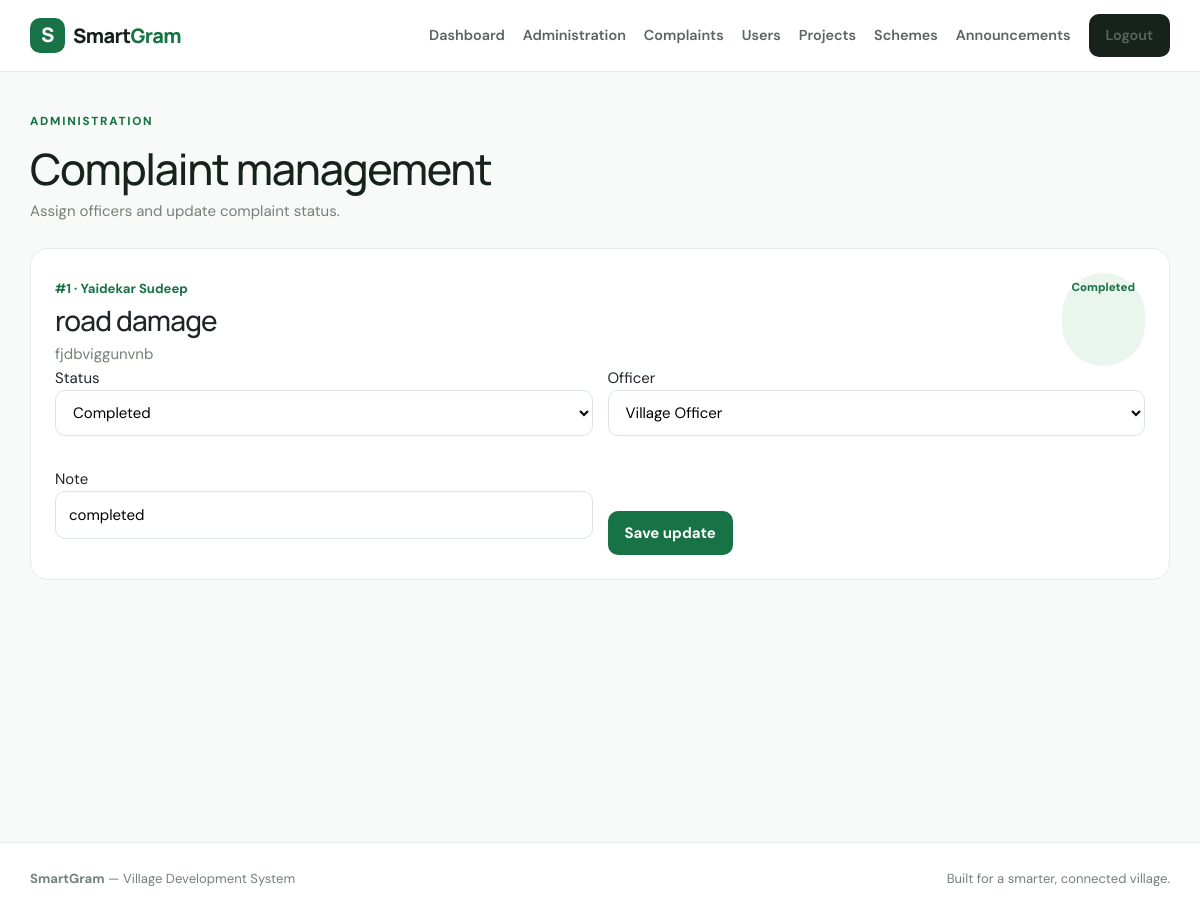
The page /admin/complaints (signed in) on the database its author committed.
### tables this page shows
CREATE TABLE complaints(id INTEGER PRIMARY KEY AUTOINCREMENT,user_id INTEGER,title TEXT,description TEXT,category TEXT,priority TEXT,location TEXT,image TEXT,status TEXT DEFAULT 'Pending',assigned_to INTEGER,note TEXT,created_at TEXT DEFAULT CURRENT_TIMESTAMP,updated_at TEXT DEFAULT CURRENT_TIMESTAMP);

CREATE TABLE users(id INTEGER PRIMARY KEY AUTOINCREMENT,name TEXT,email TEXT UNIQUE,phone TEXT,password TEXT,role TEXT DEFAULT 'citizen',village TEXT,department TEXT,created_at TEXT DEFAULT CURRENT_TIMESTAMP);

### app.py (the view)
@app.route('/admin/complaints',methods=['GET','POST'])
def admin_complaints():
    if not admin(): return redirect(url_for('login'))
    c=db()
    if request.method=='POST':
        c.execute('update complaints set status=?,assigned_to=?,note=?,updated_at=CURRENT_TIMESTAMP where id=?',(request.form['status'],request.form.get('assigned_to') or None,request.form.get('note',''),request.form['id'])); c.commit(); flash('Complaint updated.','success')
    rows=c.execute('select c.*,u.name citizen,o.name officer_name from complaints c join users u on u.id=c.user_id left join users o on o.id=c.assigned_to order by c.id desc').fetchall(); officers=c.execute("select * from users where role='officer'").fetchall(); c.close(); return render_template('admin_complaints.html',rows=rows,officers=officers)

### app.py (called while the page is built)
def db():
    c=sqlite3.connect(DB); c.row_factory=sqlite3.Row; return c

def admin(): return session.get('role')=='admin'

@app.context_processor
def common(): return {'logged_in':bool(session.get('user_id')),'current_user':session.get('name'),'role':session.get('role')}

### templates/admin_complaints.html
{% extends 'base.html' %}{% block title %}Manage Complaints{% endblock %}{% block content %}<div class="heading"><div><div class="eyebrow">ADMINISTRATION</div><h1>Complaint management</h1><p>Assign officers and update complaint status.</p></div></div>{% for x in rows %}<div class="card admincase"><div class="casehead"><div><small>#{{x.id}} · {{x.citizen}}</small><h3>{{x.title}}</h3><p>{{x.description}}</p></div><em>{{x.status}}</em></div><form method="post" class="twocol"><input type="hidden" name="id" value="{{x.id}}"><div><label>Status</label><select class="input" name="status">{% for s in ['Pending','Assigned','In Progress','Completed','Rejected'] %}<option {% if x.status==s %}selected{% endif %}>{{s}}</option>{% endfor %}</select></div><div><label>Officer</label><select class="input" name="assigned_to"><option value="">-- Select --</option>{% for o in officers %}<option value="{{o.id}}" {% if x.assigned_to==o.id %}selected{% endif %}>{{o.name}}</option>{% endfor %}</select></div><div><label>Note</label><input class="input" name="note" value="{{x.note or ''}}"></div><div class="end"><button class="greenbtn">Save update</button></div></form></div>{% endfor %}{% endblock %}

### static/css/style.css (style rules this page uses)
:root { --g:#177245;--gd:#0d4e30;--ink:#17221d;--muted:#748078;--line:#e4ebe6;--bg:#f7faf8 }
* { box-sizing:border-box }
body { margin:0;background:var(--bg);color:var(--ink);font:15px/1.6 "DM Sans",sans-serif }
h1,h2,h3,.brand { font-family:Manrope,sans-serif;letter-spacing:-.03em }
.greenbtn,.outlinebtn,.darkbtn { display:inline-block;border:0;border-radius:10px;padding:10px 17px;font-weight:700;cursor:pointer }
.greenbtn { background:var(--g);color:#fff }
.eyebrow { font-weight:800;letter-spacing:.15em;font-size:.73rem;color:var(--g);margin-bottom:12px }
.features article,.card,.formcard,.project,.emergency,.stats>div { background:#fff;border:1px solid var(--line);border-radius:18px }
.features p,.card p,.project p,.emergency p { color:var(--muted) }
.heading { display:flex;justify-content:space-between;align-items:end;gap:20px;margin:40px 0 25px }
.heading h1 { font-size:2.7rem;margin:0 0 4px }
.heading p { margin:0;color:var(--muted) }
.card { padding:24px }
.rowlink em,.heading>em,.casehead>em { font-style:normal;background:#eaf5ee;color:var(--g);padding:6px 10px;border-radius:99px;font-size:.72rem;font-weight:800 }
.input { width:100%;padding:11px 13px;border:1px solid #dce5df;border-radius:10px;margin:0 0 16px;background:#fff;outline:none }
.twocol { display:grid;grid-template-columns:1fr 1fr;gap:15px }
.card small,.card b { display:block;margin-top:5px }
.admincase { margin-bottom:15px }
.casehead { display:flex;justify-content:space-between;gap:15px }
.casehead h3 { margin:5px 0 }
.casehead small { color:var(--g);font-weight:700 }
.casehead p { margin:0 }
.end { display:flex;align-items:end }

### rows shown on the page
complaints: id "1", citizen "Yaidekar Sudeep", title "road damage", description "fjdbviggunvnb", status "Completed", assigned_to "Village Officer", note "completed"
